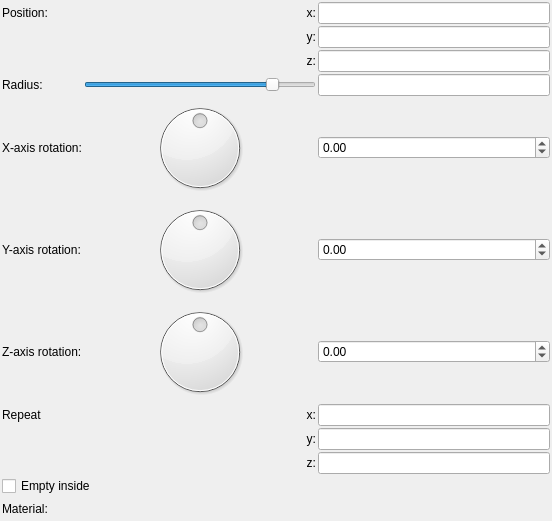
<?xml version="1.0" encoding="UTF-8"?>
<ui version="4.0">
 <class>Form</class>
 <widget class="QWidget" name="Form">
  <property name="geometry">
   <rect>
    <x>0</x>
    <y>0</y>
    <width>552</width>
    <height>521</height>
   </rect>
  </property>
  <property name="windowTitle">
   <string>Form</string>
  </property>
  <layout class="QVBoxLayout" name="verticalLayout">
   <property name="spacing">
    <number>2</number>
   </property>
   <property name="leftMargin">
    <number>2</number>
   </property>
   <property name="topMargin">
    <number>2</number>
   </property>
   <property name="rightMargin">
    <number>2</number>
   </property>
   <property name="bottomMargin">
    <number>2</number>
   </property>
   <item>
    <layout class="QGridLayout" name="gridLayout">
     <property name="spacing">
      <number>2</number>
     </property>
     <item row="11" column="1" colspan="2">
      <widget class="cMaterialSelector" name="materialselector_material_id" native="true">
       <property name="sizePolicy">
        <sizepolicy hsizetype="Preferred" vsizetype="Minimum">
         <horstretch>0</horstretch>
         <verstretch>0</verstretch>
        </sizepolicy>
       </property>
      </widget>
     </item>
     <item row="0" column="1">
      <widget class="QLabel" name="label_11">
       <property name="text">
        <string>x:</string>
       </property>
       <property name="alignment">
        <set>Qt::AlignRight|Qt::AlignTrailing|Qt::AlignVCenter</set>
       </property>
      </widget>
     </item>
     <item row="3" column="2">
      <widget class="MyLineEdit" name="logedit_radius">
       <property name="sizePolicy">
        <sizepolicy hsizetype="Expanding" vsizetype="Maximum">
         <horstretch>0</horstretch>
         <verstretch>0</verstretch>
        </sizepolicy>
       </property>
      </widget>
     </item>
     <item row="5" column="2">
      <widget class="MyDoubleSpinBox" name="spinboxd3_rotation_y">
       <property name="sizePolicy">
        <sizepolicy hsizetype="Minimum" vsizetype="Maximum">
         <horstretch>0</horstretch>
         <verstretch>0</verstretch>
        </sizepolicy>
       </property>
       <property name="prefix">
        <string/>
       </property>
       <property name="suffix">
        <string/>
       </property>
       <property name="decimals">
        <number>2</number>
       </property>
       <property name="minimum">
        <double>-36000.000000000000000</double>
       </property>
       <property name="maximum">
        <double>36000.000000000000000</double>
       </property>
       <property name="singleStep">
        <double>0.100000000000000</double>
       </property>
      </widget>
     </item>
     <item row="4" column="2">
      <widget class="MyDoubleSpinBox" name="spinboxd3_rotation_x">
       <property name="sizePolicy">
        <sizepolicy hsizetype="Minimum" vsizetype="Maximum">
         <horstretch>0</horstretch>
         <verstretch>0</verstretch>
        </sizepolicy>
       </property>
       <property name="prefix">
        <string/>
       </property>
       <property name="suffix">
        <string/>
       </property>
       <property name="decimals">
        <number>2</number>
       </property>
       <property name="minimum">
        <double>-36000.000000000000000</double>
       </property>
       <property name="maximum">
        <double>36000.000000000000000</double>
       </property>
       <property name="singleStep">
        <double>0.100000000000000</double>
       </property>
      </widget>
     </item>
     <item row="3" column="1">
      <widget class="QSlider" name="logslider_radius">
       <property name="sizePolicy">
        <sizepolicy hsizetype="Expanding" vsizetype="Maximum">
         <horstretch>0</horstretch>
         <verstretch>0</verstretch>
        </sizepolicy>
       </property>
       <property name="sizeIncrement">
        <size>
         <width>0</width>
         <height>0</height>
        </size>
       </property>
       <property name="minimum">
        <number>-1500</number>
       </property>
       <property name="maximum">
        <number>300</number>
       </property>
       <property name="orientation">
        <enum>Qt::Horizontal</enum>
       </property>
      </widget>
     </item>
     <item row="5" column="1">
      <widget class="QDial" name="dial3_rotation_y">
       <property name="minimum">
        <number>-18000</number>
       </property>
       <property name="maximum">
        <number>18000</number>
       </property>
       <property name="wrapping">
        <bool>true</bool>
       </property>
      </widget>
     </item>
     <item row="5" column="0">
      <widget class="QLabel" name="label_y_rotation">
       <property name="text">
        <string>Y-axis rotation:</string>
       </property>
      </widget>
     </item>
     <item row="8" column="2">
      <widget class="MyLineEdit" name="vect3_repeat_y">
       <property name="sizePolicy">
        <sizepolicy hsizetype="Expanding" vsizetype="Maximum">
         <horstretch>0</horstretch>
         <verstretch>0</verstretch>
        </sizepolicy>
       </property>
      </widget>
     </item>
     <item row="1" column="2">
      <widget class="MyLineEdit" name="vect3_position_y">
       <property name="sizePolicy">
        <sizepolicy hsizetype="Expanding" vsizetype="Maximum">
         <horstretch>0</horstretch>
         <verstretch>0</verstretch>
        </sizepolicy>
       </property>
      </widget>
     </item>
     <item row="7" column="1">
      <widget class="QLabel" name="label_repeat_x_2">
       <property name="text">
        <string>x:</string>
       </property>
       <property name="alignment">
        <set>Qt::AlignRight|Qt::AlignTrailing|Qt::AlignVCenter</set>
       </property>
      </widget>
     </item>
     <item row="2" column="1">
      <widget class="QLabel" name="label_13">
       <property name="text">
        <string>z:</string>
       </property>
       <property name="alignment">
        <set>Qt::AlignRight|Qt::AlignTrailing|Qt::AlignVCenter</set>
       </property>
      </widget>
     </item>
     <item row="3" column="0">
      <widget class="QLabel" name="label_7">
       <property name="text">
        <string>Radius:</string>
       </property>
      </widget>
     </item>
     <item row="6" column="2">
      <widget class="MyDoubleSpinBox" name="spinboxd3_rotation_z">
       <property name="sizePolicy">
        <sizepolicy hsizetype="Minimum" vsizetype="Maximum">
         <horstretch>0</horstretch>
         <verstretch>0</verstretch>
        </sizepolicy>
       </property>
       <property name="prefix">
        <string/>
       </property>
       <property name="suffix">
        <string/>
       </property>
       <property name="decimals">
        <number>2</number>
       </property>
       <property name="minimum">
        <double>-36000.000000000000000</double>
       </property>
       <property name="maximum">
        <double>36000.000000000000000</double>
       </property>
       <property name="singleStep">
        <double>0.100000000000000</double>
       </property>
      </widget>
     </item>
     <item row="8" column="1">
      <widget class="QLabel" name="label_repeat_y_2">
       <property name="text">
        <string>y:</string>
       </property>
       <property name="alignment">
        <set>Qt::AlignRight|Qt::AlignTrailing|Qt::AlignVCenter</set>
       </property>
      </widget>
     </item>
     <item row="4" column="0">
      <widget class="QLabel" name="label_x_rotation">
       <property name="text">
        <string>X-axis rotation:</string>
       </property>
      </widget>
     </item>
     <item row="0" column="2">
      <widget class="MyLineEdit" name="vect3_position_x">
       <property name="sizePolicy">
        <sizepolicy hsizetype="Expanding" vsizetype="Maximum">
         <horstretch>0</horstretch>
         <verstretch>0</verstretch>
        </sizepolicy>
       </property>
      </widget>
     </item>
     <item row="0" column="0">
      <widget class="QLabel" name="label_10">
       <property name="text">
        <string>Position:</string>
       </property>
      </widget>
     </item>
     <item row="9" column="1">
      <widget class="QLabel" name="label_repeat_z_2">
       <property name="text">
        <string>z:</string>
       </property>
       <property name="alignment">
        <set>Qt::AlignRight|Qt::AlignTrailing|Qt::AlignVCenter</set>
       </property>
      </widget>
     </item>
     <item row="4" column="1">
      <widget class="QDial" name="dial3_rotation_x">
       <property name="minimum">
        <number>-18000</number>
       </property>
       <property name="maximum">
        <number>18000</number>
       </property>
       <property name="wrapping">
        <bool>true</bool>
       </property>
      </widget>
     </item>
     <item row="6" column="0">
      <widget class="QLabel" name="label_z_rotation">
       <property name="text">
        <string>Z-axis rotation:</string>
       </property>
      </widget>
     </item>
     <item row="9" column="2">
      <widget class="MyLineEdit" name="vect3_repeat_z">
       <property name="sizePolicy">
        <sizepolicy hsizetype="Expanding" vsizetype="Maximum">
         <horstretch>0</horstretch>
         <verstretch>0</verstretch>
        </sizepolicy>
       </property>
      </widget>
     </item>
     <item row="1" column="1">
      <widget class="QLabel" name="label_12">
       <property name="text">
        <string>y:</string>
       </property>
       <property name="alignment">
        <set>Qt::AlignRight|Qt::AlignTrailing|Qt::AlignVCenter</set>
       </property>
      </widget>
     </item>
     <item row="10" column="0" colspan="2">
      <widget class="MyCheckBox" name="checkBox_empty">
       <property name="sizePolicy">
        <sizepolicy hsizetype="Minimum" vsizetype="Maximum">
         <horstretch>0</horstretch>
         <verstretch>0</verstretch>
        </sizepolicy>
       </property>
       <property name="text">
        <string>Empty inside</string>
       </property>
      </widget>
     </item>
     <item row="11" column="0">
      <widget class="QLabel" name="label_20">
       <property name="text">
        <string>Material:</string>
       </property>
      </widget>
     </item>
     <item row="6" column="1">
      <widget class="QDial" name="dial3_rotation_z">
       <property name="minimum">
        <number>-18000</number>
       </property>
       <property name="maximum">
        <number>18000</number>
       </property>
       <property name="wrapping">
        <bool>true</bool>
       </property>
      </widget>
     </item>
     <item row="7" column="2">
      <widget class="MyLineEdit" name="vect3_repeat_x">
       <property name="sizePolicy">
        <sizepolicy hsizetype="Expanding" vsizetype="Maximum">
         <horstretch>0</horstretch>
         <verstretch>0</verstretch>
        </sizepolicy>
       </property>
      </widget>
     </item>
     <item row="7" column="0">
      <widget class="QLabel" name="label_2">
       <property name="text">
        <string>Repeat</string>
       </property>
      </widget>
     </item>
     <item row="2" column="2">
      <widget class="MyLineEdit" name="vect3_position_z">
       <property name="sizePolicy">
        <sizepolicy hsizetype="Expanding" vsizetype="Maximum">
         <horstretch>0</horstretch>
         <verstretch>0</verstretch>
        </sizepolicy>
       </property>
      </widget>
     </item>
    </layout>
   </item>
  </layout>
 </widget>
 <customwidgets>
  <customwidget>
   <class>MyLineEdit</class>
   <extends>QLineEdit</extends>
   <header>mylineedit.h</header>
  </customwidget>
  <customwidget>
   <class>MyDoubleSpinBox</class>
   <extends>QDoubleSpinBox</extends>
   <header>mydoublespinbox.h</header>
  </customwidget>
  <customwidget>
   <class>cMaterialSelector</class>
   <extends>QWidget</extends>
   <header>material_selector.h</header>
   <container>1</container>
  </customwidget>
  <customwidget>
   <class>MyCheckBox</class>
   <extends>QCheckBox</extends>
   <header>mycheckbox.h</header>
  </customwidget>
 </customwidgets>
 <tabstops>
  <tabstop>vect3_position_x</tabstop>
  <tabstop>vect3_position_y</tabstop>
  <tabstop>vect3_position_z</tabstop>
  <tabstop>logslider_radius</tabstop>
  <tabstop>logedit_radius</tabstop>
  <tabstop>vect3_repeat_x</tabstop>
  <tabstop>vect3_repeat_y</tabstop>
  <tabstop>vect3_repeat_z</tabstop>
  <tabstop>checkBox_empty</tabstop>
 </tabstops>
 <resources/>
 <connections/>
</ui>
